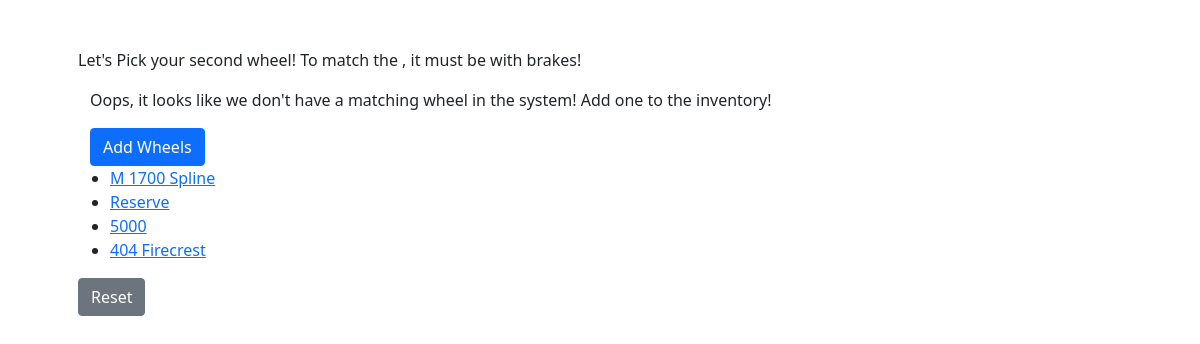
The page /wheelsets/ on the database its author committed.
### dBase/models.py (models this page shows, shortened)
class Wheels(models.Model):
    manufacturer = models.CharField(max_length=20)
    wheel_model = models.CharField(max_length=20)
    size = models.DecimalField(max_digits=4, decimal_places=1, choices=((29, "29"), (700, "700"), (27.5, "27.5")))
    brakes = models.CharField(max_length=20, choices=(("disc", "Disc"), ("rim", "Rim")))
    front = models.BooleanField(default=True)
    back = models.BooleanField(default=True)

### dBase/views.py (the view)
# urls.py: path('wheelsets/', views.wheel_sets, name='wheelsets'),
def wheel_sets(request):
	wheels = Wheels.objects.filter(front=True, back=True)
	context = {
		'wheels' : wheels
	}
	return render(request, 'dBase/bike.html', context)

### dBase/templates/dBase/bike.html (shortened to what this page needs)
<!DOCTYPE html>
<html>
  <head>
    <link href="https://cdn.jsdelivr.net/npm/bootstrap@5.0.0-beta3/dist/css/bootstrap.min.css" rel="stylesheet">
  </head>
  <body>
    <div class="container p-5">
      {% if bike %}
      <p>You chose the {{bike.bike_model}}!  It needs {{bike.wheel_size}} wheels with {{bike.brakes_mounts}} brakes!</p>
        {% if frontwheel %}
          <p>With a {{frontwheel.wheel_model}} in the front</p>
          <p>Now Pick a back wheel</p>
        {% elif backwheel %}
          <p>With a {{backwheel.wheel_model}} in the back</p>
          <p>Now pick a front wheel</p>
        {% else %}
          <p>Now, choose yourself some wheels</p>
        {% endif %}
      {% else %}
        <p>Let's Pick your second wheel!  To match the {{wheel.manufacturer}} {{wheel.wheel_model}}, it must be {{wheel.size}} with {{wheel.brakes}} brakes!</p>
      {% endif %}
      <div class="container">
        <div class="row">
          {% if wheelset %}
          {% elif front %}
          {% elif back %}
          {% else %}
            <p>Oops, it looks like we don't have a matching wheel in the system!  Add one to the inventory!</p>
            <a href="/admin/dBase/wheels/add/">
              <button class="btn btn-primary">Add Wheels</button>
            </a>
          {% endif %}
        </div>
      </div>
      <ul>
          {% for wheel in wheels%}
            <li>
              {% if bike %}
              <a href="wheels/{{wheel.id}}/">{{wheel.wheel_model}}</a>
              {% else %}
              <a href="{% url 'wheel'  wheel.id %}">{{wheel.wheel_model}}</a>
              {% endif %}
            </li>
          {% endfor %}
          </ul>
          <a href='/dBase/'>
            <button class="btn btn-secondary">Reset</button>
          </a>
    </div>
  </body>
</html>

### rows shown on the page
Wheels: wheel_model "M 1700 Spline"
Wheels: wheel_model "Reserve"
Wheels: wheel_model "5000"
Wheels: wheel_model "404 Firecrest"
